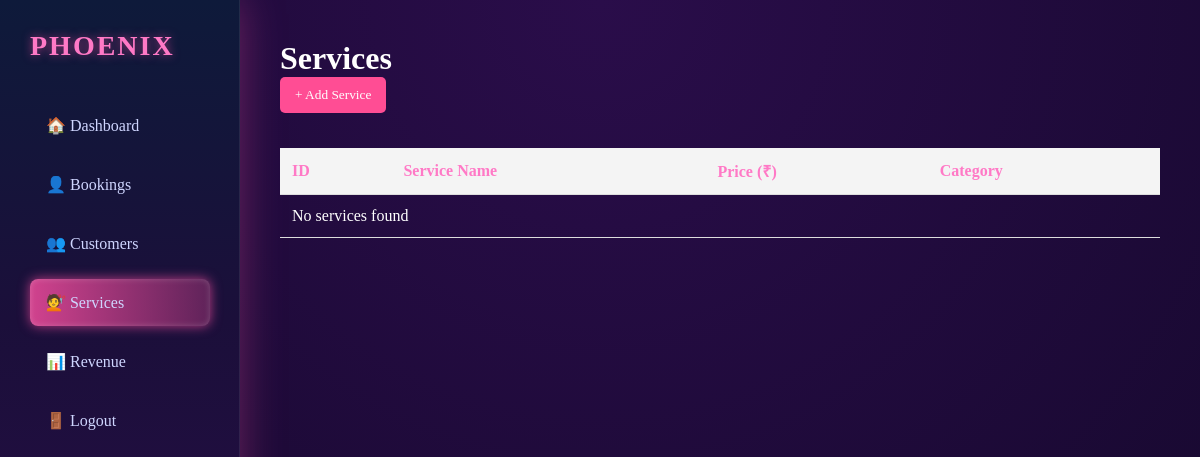
The app's page /services.php, older data.
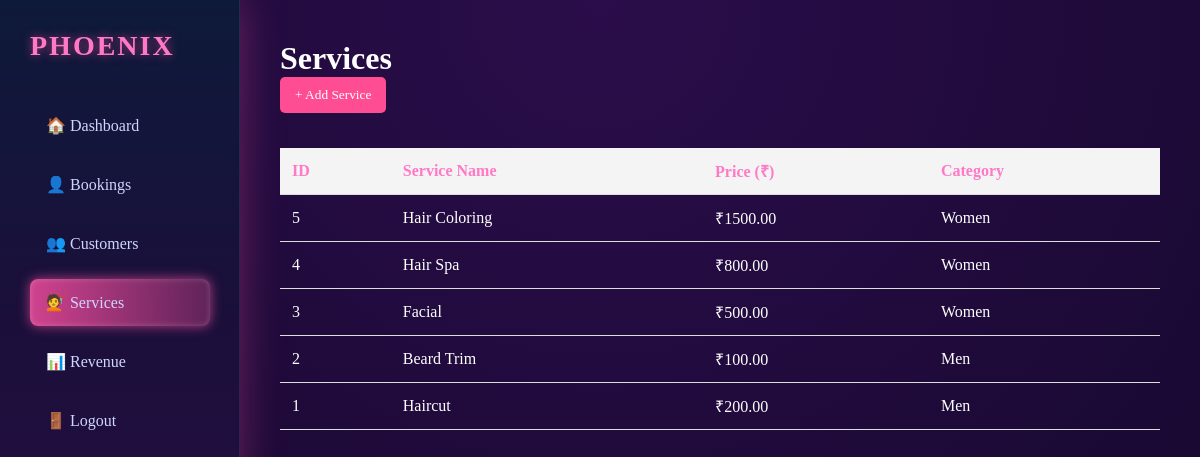
The same page, newer data.
### tables this page shows
CREATE TABLE `services` (
  `id` int(11) NOT NULL,
  `service_name` varchar(100) NOT NULL,
  `price` decimal(10,2) NOT NULL,
  `category` varchar(50) DEFAULT NULL,
  `created_at` timestamp NOT NULL DEFAULT CURRENT_TIMESTAMP
);

### services.php (the view, shortened to what this page needs)
<?php
include "db_config.php";
$sql = "SELECT id, service_name, price, category FROM services ORDER BY id DESC";
$result = $conn->query($sql);
?>
<!DOCTYPE html>
<html>
<head>
<link rel="stylesheet" href="admin.css">
</head>
<body>
<div class="sidebar">
<div class="logo">PHOENIX</div>
<ul>
<li><a href="admin.php">🏠 Dashboard</a></li>
<li><a href="bookings.php">👤 Bookings</a></li>
<li><a href="customers.php">👥 Customers</a></li>
<li class="active"><a href="services.php">💇 Services</a></li>
<li><a href="revenue.php">📊 Revenue</a></li>
<li><a href="logout.php">🚪 Logout</a></li>
</ul>
</div>
<div class="main">
<h1>Services</h1>
<button class="add-btn">+ Add Service</button>
<table>
<tr>
    <th>ID</th>
    <th>Service Name</th>
    <th>Price (₹)</th>
    <th>Category</th>
</tr>
<?php
if ($result->num_rows > 0) {
    while ($row = $result->fetch_assoc()) {
        echo "<tr>
                <td>{$row['id']}</td>
                <td>{$row['service_name']}</td>
                <td>₹{$row['price']}</td>
                <td>{$row['category']}</td>
              </tr>";
    }
} else {
    echo "<tr>
            <td colspan='4'>No services found</td>
          </tr>";
}
?>
</table>
</div>
</body>
</html>

### admin.css (style rules this page uses)
* { margin:0; padding:0; box-sizing:border-box; font-family:Poppins; }
body { background:radial-gradient(circle at top,#2a0d4a,#14082b); color:white; display:flex; height:100vh; }
.sidebar { width:240px; height:100vh; padding:30px; background:linear-gradient( 180deg, #0e1a3a 0%, #1b0f3a 40%, #2a0d4a 100% ); box-shadow: inset -1px 0 0 rgba(255,255,255,0.08), 0 0 40px rgba(255,79,163,0.35); }
.logo { font-size:28px; font-weight:600; margin-bottom:40px; color:#ff79c6; letter-spacing:2px; text-shadow:0 0 10px rgba(255,79,163,0.6); }
.sidebar ul { list-style:none; }
.sidebar ul li { padding:14px 16px; margin-bottom:12px; border-radius:8px; cursor:pointer; display:flex; align-items:center; gap:10px; color:#cfd6ff; transition:0.3s; }
.active { background:linear-gradient( 90deg, rgba(255,79,163,0.8), rgba(255,79,163,0.3) ); color:white; box-shadow: 0 0 12px rgba(255,79,163,0.7), inset 0 0 6px rgba(255,255,255,0.2); }
.main { flex:1; padding:40px; }
table { width:100%; border-collapse:collapse; margin-top:10px; }
th,td { padding:14px; text-align:left; }
th { color:#ff79c6; }
tr { border-bottom:1px solid rgba(255,255,255,0.08); }
.sidebar ul li a { text-decoration:none; color:inherit; display:block; width:100%; }

### services.php (style rules this page uses)
table { width: 100%; border-collapse: collapse; margin-top: 20px; }
th, td { padding: 12px; border-bottom: 1px solid #ddd; text-align: left; }
th { background-color: #f4f4f4; }
.add-btn { background: #ff4d94; color: white; padding: 10px 15px; border: none; margin-bottom: 15px; cursor: pointer; border-radius: 5px; }

Row changes from the older to the newer data that the page shows:
added services: id "5", service_name "Hair Coloring", price "1500.00", category "Women"
added services: id "4", service_name "Hair Spa", price "800.00", category "Women"
added services: id "3", service_name "Facial", price "500.00", category "Women"
added services: id "2", service_name "Beard Trim", price "100.00", category "Men"
added services: id "1", service_name "Haircut", price "200.00", category "Men"
Text that changed along with them:
text no longer shown: "No services found"
